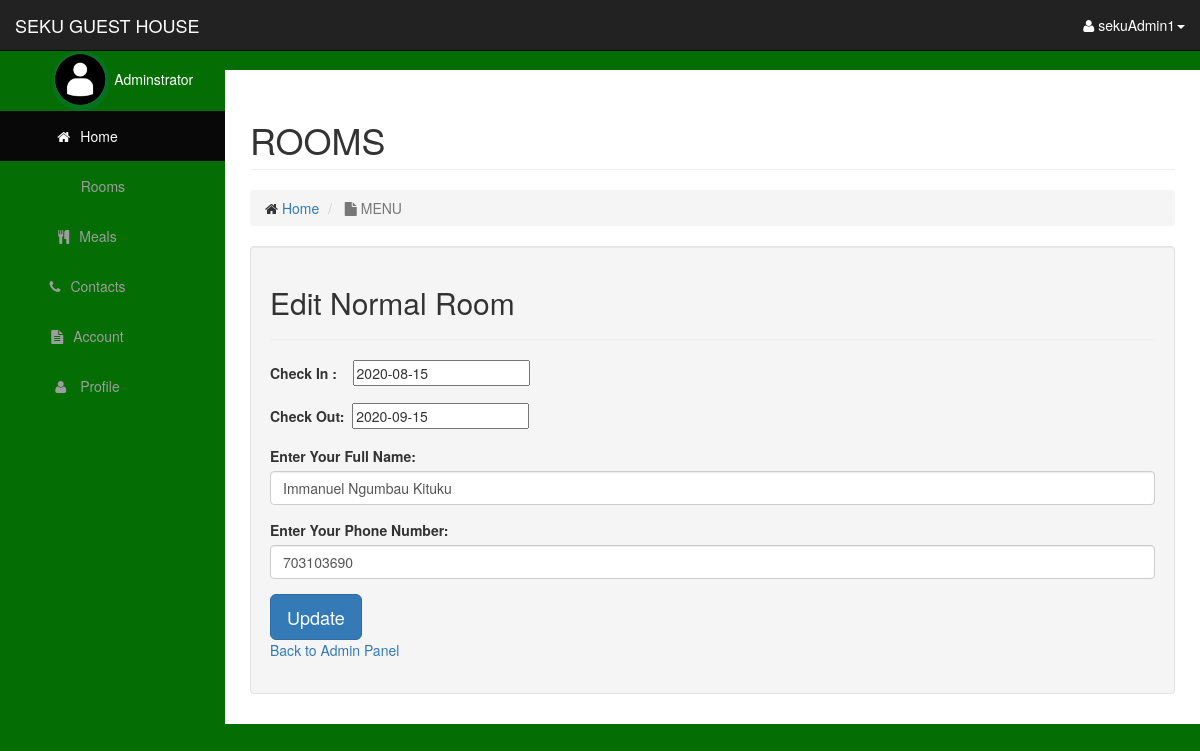
The app's page /admin/edit_all_room.php?id=8 (signed in) with its own data.
### tables this page shows
CREATE TABLE `rooms` (
  `room_id` int(200) NOT NULL,
  `room_cat` text NOT NULL,
  `checkin` date NOT NULL,
  `checkout` date NOT NULL,
  `name` text NOT NULL,
  `phone` int(100) NOT NULL,
  `book` text NOT NULL
);

### admin/includes/class.user.php (called while the page is built, shortened)
<?php
        class user
        {
            public function __construct()
            {
                $this->db=new mysqli('localhost','root','','seku_guest_house');
            }
        }
?>

### admin/edit_all_room.php (the view, shortened to what this page needs)
<?php
    include_once 'includes/class.user.php';
    $user=new User();
$id=$_GET['id'];
$sql="SELECT * FROM rooms WHERE room_id='$id'";
$query=mysqli_query($user->db, $sql);
$row = mysqli_fetch_array($query);
?>
<body>
  <?php include 'includes/navigation.php';?>
  <div id="page-wrapper">
            <div class="container-fluid">
              <div class="row">
                    <div class="col-lg-12">
                        <h1 class="page-header">
                        ROOMS
                            </h1>
                        <ol class="breadcrumb">
                            <li>
                                <i class="fa fa-Home"></i>  <a href="index.php">Home</a>
                            </li>
                            <li class="active">
                                <i class="fa fa-file"></i> MENU
                            </li>
                        </ol>
                    </div>
                </div>
</head>
<body>
      <div class="well">
            <h2>Edit <?php echo  $row['room_cat']?></h2>
            <hr>
            <form action="" method="post" name="room_category">
               <div class="form-group">
                    <label for="checkin">Check In :</label>&nbsp;&nbsp;&nbsp;
                    <input type="text" class="datepicker" name="checkin" value="<?php echo $row['checkin']?>">
                </div>
               <div class="form-group">
                    <label for="checkout">Check Out:</label>&nbsp;
                    <input type="text" class="datepicker" name="checkout" value="<?php echo $row['checkout']?>">
                </div>
                <div class="form-group">
                    <label for="name">Enter Your Full Name:</label>
                    <input type="text" class="form-control" name="name" value="<?php echo $row['name']?>" required>
                </div>
                <div class="form-group">
                    <label for="phone">Enter Your Phone Number:</label>
                    <input type="text" class="form-control" name="phone" value="<?php echo $row['phone']?>" required>
                </div>
                <button type="submit" class="btn btn-lg btn-primary button" name="submit">Update</button>
               <br>
                <div id="click_here">
                    <a href="index.php">Back to Admin Panel</a>
                </div>
            </form>
        </div>
    </div>
</body>
</html>

### admin/css/seku.css (style rules this page uses)
body { margin-top: 100px; background-color: #046D04; }
@media (min-width:768px) { body { margin-top: 50px; } }
#page-wrapper { width: 100%; padding: 0; background-color: #fff; }
@media (min-width:768px) { #page-wrapper { padding: 10px; } }

### records on screen
rooms: room_cat "Normal Room", checkin "2020-08-15", checkout "2020-09-15", name "Immanuel Ngumbau Kituku", phone "703103690"

### other values on screen
$_SESSION['usname'] "sekuAdmin1"
